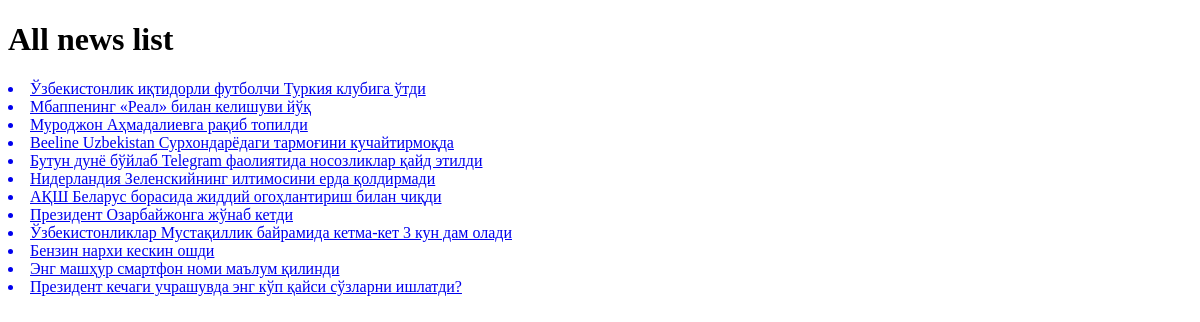
The page /all on the database as committed earlier.
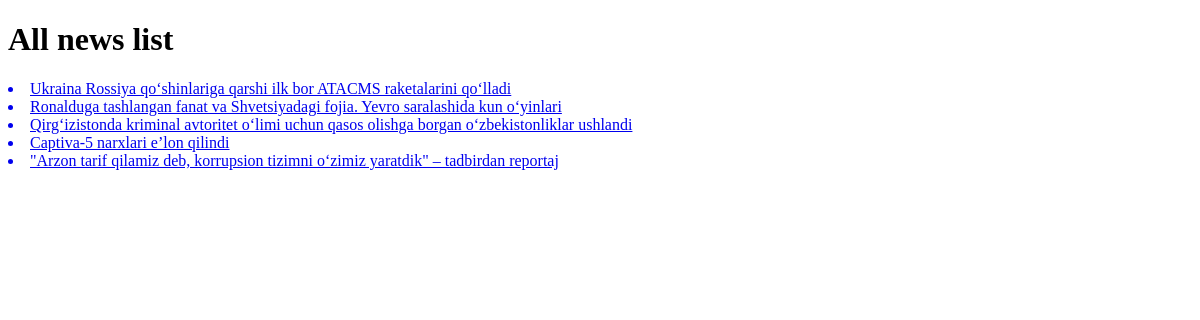
The same page on the database as committed later.
### news_app/models.py (models this page shows, shortened)
class News(models.Model):
    class Status(models.TextChoices):
        Draft = 'DF', 'Draft'
        Published = 'PB','Published'
    title = models.CharField(max_length=250)
    slug = models.SlugField(max_length=250)
    body = models.TextField()
    image = models.ImageField(upload_to='news/images')
    category = models.ForeignKey(Category, on_delete=models.CASCADE)
    publish_time = models.DateTimeField(default=timezone.now)
    created_time = models.DateTimeField(auto_now_add=True)
    updated_time = models.DateTimeField(auto_now=True)
    status = models.CharField(max_length=2, choices=Status.choices,
                              default=Status.Draft
                              )
    objects = models.Manager()  #default manager
    published = PublishedManager()
    class Meta:
        ordering = ['-publish_time']

### news_app/views.py (the view)
# urls.py: path('all', news_list, name = 'all_news_list'),
def news_list(request):
    news_list = News.published.all()
    context = {
        'news_list':news_list
    }
    return render(request, 'news/news_list.html', context)

### news_app/context_processor.py (called while the page is built)
def latest_news(request):
    latest_news = News.published.all().order_by('-publish_time')[:10]
    categories = Category.objects.all()
    context = {
        'latest_news':latest_news,
        'categories':categories
    }
    return context

### news_app/models.py (called while the page is built)
    def get_queryset(self):
        return super().get_queryset().filter(status = News.Status.Published)

### templates/news/news_list.html (shortened to what this page needs)
<!DOCTYPE html>
<html lang="en">
<head>
</head>
<body>
<h1>All news list</h1>
{% for news in news_list %}
<a href="{% url 'news_detail_page' news.pk %}">
    <li>{{ news.title }}</li>
</a>
{% endfor %}
</body>
</html>

Rows that differ between the two databases and show on the page:
removed News: title "Ўзбекистонлик иқтидорли футболчи Туркия клубига ўтди"
removed News: title "Мбаппенинг «Реал» билан келишуви йўқ"
removed News: title "Муроджон Аҳмадалиевга рақиб топилди"
removed News: title "Beeline Uzbekistan Сурхондарёдаги тармоғини кучайтирмоқда"
removed News: title "Бутун дунё бўйлаб Telegram фаолиятида носозликлар қайд этилди"
removed News: title "Нидерландия Зеленскийнинг илтимосини ерда қолдирмади"
removed News: title "АҚШ Беларус борасида жиддий огоҳлантириш билан чиқди"
removed News: title "Президент Озарбайжонга жўнаб кетди"
removed News: title "Ўзбекистонликлар Мустақиллик байрамида кетма-кет 3 кун дам олади"
removed News: title "Бензин нархи кескин ошди"
removed News: title "Энг машҳур смартфон номи маълум қилинди"
removed News: title "Президент кечаги учрашувда энг кўп қайси сўзларни ишлатди?"
added News: title "Ukraina Rossiya qo‘shinlariga qarshi ilk bor ATACMS raketalarini qo‘lladi"
added News: title "Ronalduga tashlangan fanat va Shvetsiyadagi fojia. Yevro saralashida kun o‘yinlari"
added News: title "Qirg‘izistonda kriminal avtoritet o‘limi uchun qasos olishga borgan o‘zbekistonliklar ushlandi"
added News: title "Captiva-5 narxlari e’lon qilindi"
added News: title "\"Arzon tarif qilamiz deb, korrupsion tizimni o‘zimiz yaratdik\" – tadbirdan reportaj"
